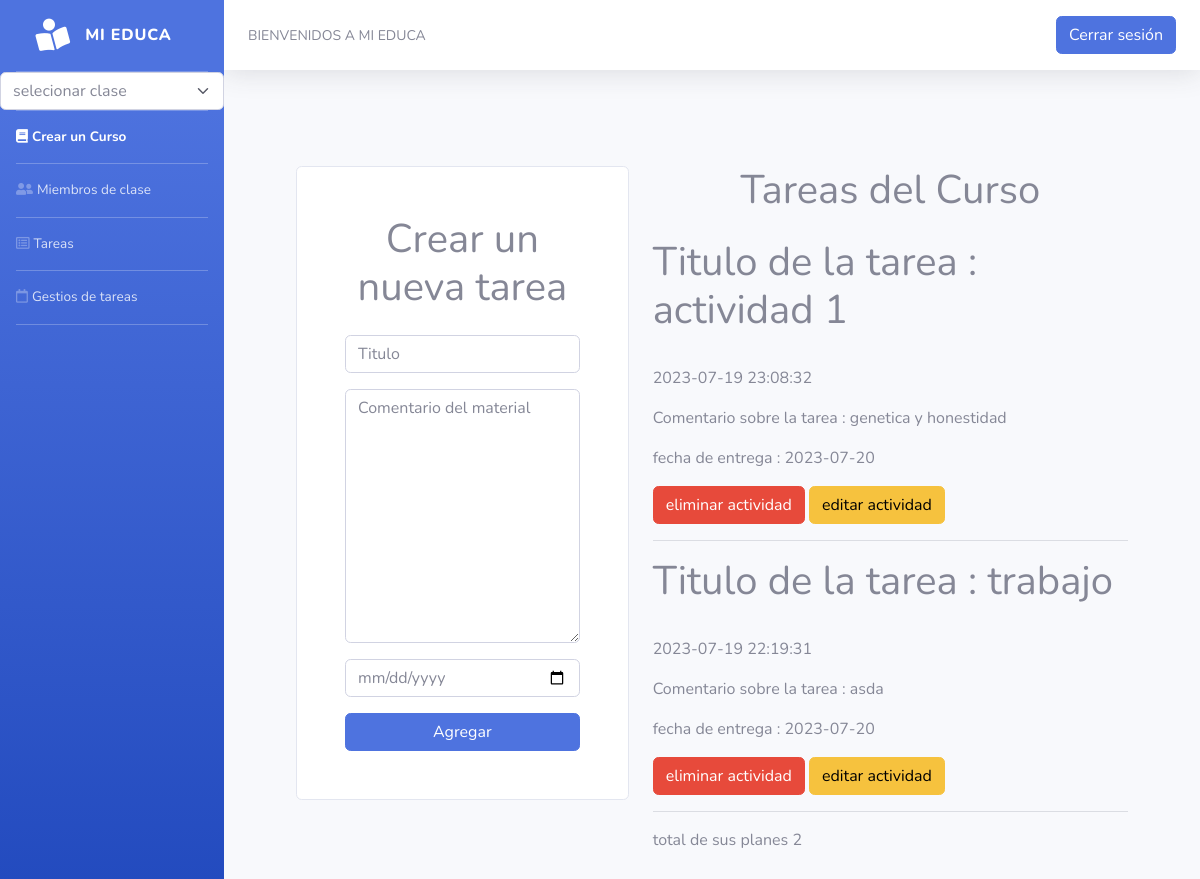
The page /tareas.php (signed in) on the database its author committed.
### tables this page shows
CREATE TABLE `tareas` (
  `idtarea` int(11) NOT NULL,
  `Usuario` varchar(300) NOT NULL,
  `clave` varchar(300) NOT NULL,
  `titulo` varchar(200) NOT NULL,
  `comentario` text NOT NULL,
  `fecha` timestamp NOT NULL DEFAULT current_timestamp() ON UPDATE current_timestamp(),
  `fechaentrega` date NOT NULL
);

### tareas.php (the view, shortened to what this page needs)
<?php
include('BD/conectar.php');
$B=mysqli_fetch_assoc(mysqli_query($con,("SELECT * FROM usuario WHERE Usuario='".$_SESSION['user']."'")));
?>
<!DOCTYPE html>
<html lang="en">
<head>
    <link rel="stylesheet" href="assets/bootstrap/css/bootstrap.min.css">
    <link rel="stylesheet" href="assets/fonts/fontawesome-all.min.css">
</head>
<body>
        <?php include ('includes/menu.php') ?>
        <?php include ('includes/arriba.php') ?>
        <section class="container">
<?php
if ($x>0)
{
$queryplan=mysqli_query($con,("SELECT * FROM tareas WHERE  clave='".$_SESSION['clave']."' ORDER BY fecha desc"));
$n=mysqli_num_rows($queryplan);
$aplan=mysqli_fetch_assoc($queryplan);
if($B['Tipo']=='profe'){
    ?>
    <section class="position-relative py-4 py-xl-5">
            <div class="container position-relative">
                <div class="row d-flex justify-content-center">
                    <div class="col-md-8 col-lg-5 col-xl-5 col-xxl-4 offset-lg-0">
                        <div class="card mb-5">
                            <div class="card-body p-sm-5">
                                <h1 class="text-center mb-4">Crear un nueva tarea</h1>
                                <form action="tareas.php" method="post">
                                <div class="mb-3"><input  class="form-control" type="text" name="titulo"
                                <?php if (isset ($_REQUEST['ma'])){ echo "value='".$mpal['titulo']."'";} ?>
                                 placeholder="Titulo" required></div>
                                 <div class="mb-3"><textarea class="form-control" name="texto" id="" cols="30" rows="10" placeholder="Comentario del material" required></textarea></div>
                                 <div class="mb-3"> <input class="form-control"   type="date" name="fe" placeholder="Fecha de entrega"<?php if (isset ($_REQUEST['ma'])){ echo "value='".$mpal['fechaentrega']."'";} ?> required></div>
                                 <input  class="btn btn-primary d-block w-100" type="submit" <?php if (isset ($_REQUEST['ma']))  {echo "value='Editar'";}else { echo "value='Agregar'";}?>>
                            </div>
                        </div>
                    </div>
                    <div class="col">
                    <h1 class="text-center mb-4">Tareas del Curso</h1>
                        <?php
        if ($n>0){
            do{
            echo"<article class=<br>";
            echo"<h1> Titulo de la tarea : ".$aplan['titulo']."</h1></br>";
            echo"<p>".$aplan['fecha']."<p>";
            echo"<p>Comentario sobre la tarea : ".$aplan['comentario']."</p>";
            echo"<p> fecha de entrega : ".$aplan['fechaentrega']."</p>";
            echo"<td><a class='btn btn-danger' href='tareas.php?ea=".$aplan['idtarea']."'> eliminar actividad</a> </td></tr>";
            echo"<td><a class='btn btn-warning' href='tareas.php?ma=".$aplan['idtarea']."'>editar actividad</a> </td></tr>";
            echo "<hr>";
        }while($aplan=mysqli_fetch_assoc($queryplan));
        echo"<tr><td colspan='4'>total de sus planes ".$n."</td></tr>";
        }else {
            echo"<tr><td colspan='4'>no hay ningun plan </td></tr>";
        }
        ?>
                    </div>
                </div>
            </div>
        </section>
        <?php }
        ?>
        </section>
        <?php
}  else {
 echo "<h1> NO ESTA REGISTRADO EN NINGUN CURSO</h1>";
   }
?>
</body>
</html>

### rows shown on the page
tareas: titulo "actividad 1", fecha "2023-07-19 23:08:32", comentario "genetica y honestidad", fechaentrega "2023-07-20"
tareas: titulo "trabajo", fecha "2023-07-19 22:19:31", comentario "asda", fechaentrega "2023-07-20"

### other values the page prints
$n "2"
